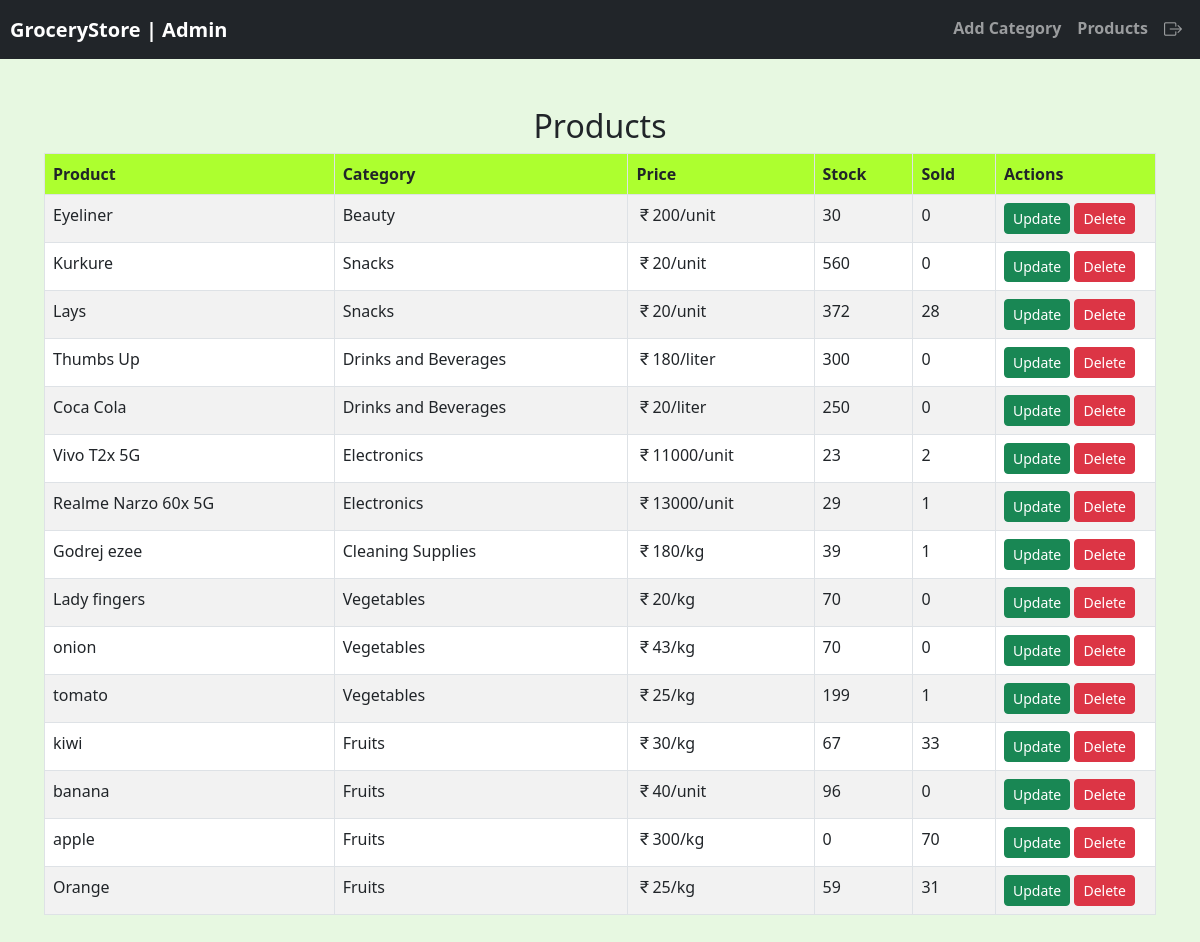
Screenshot of /admin/products (signed in) with the database file from the repository.
### models.py (models this page shows)
class Product(db.Model):
    p_id = db.Column(db.Integer, primary_key=True)
    p_name = db.Column(db.String(50), nullable=False)
    price = db.Column(db.Integer, nullable=False)
    stock = db.Column(db.Integer, nullable=False)
    sold = db.Column(db.Integer, nullable=False, default=0)
    unit = db.Column(db.String, nullable=False)
    c_name = db.Column(db.String(50), nullable=False)
    c_id = db.Column(db.Integer, db.ForeignKey('category.c_id'), nullable=False)
    carts = relationship('Cart', backref='product', lazy=True, cascade="all, delete-orphan")

### app.py (the view)
@app.route('/admin/products')
@admin_required
def AdminProducts():
    cid = request.args.get('id')
    if cid:
        products = Product.query.filter_by(c_id = cid).all()
    else:
        products = Product.query.all()
    return render_template('adminproducts.html', products = products, admin = session.get('admin_name'))

### app.py (called while the page is built)
def admin_required(view_function):
    @wraps(view_function)
    def decorated_function(*args, **kwargs):
        if 'admin_name' and 'admin_id' in session:
            return view_function(*args, **kwargs)
        else:
            flash('Admin login required!!')
            return redirect(url_for('AdminLogin'))
    return decorated_function

### templates/adminproducts.html (shortened to what this page needs)
{% extends 'adminbase.html' %}
{% block content %}
<div class="content">
<div class="container mt-5">
    <h2 class="text-center">Products</h2>
    <table class="table table-striped table-bordered">
        <thead>
            <tr>
                <th style="background: greenyellow;">Product</th>
                <th style="background: greenyellow;">Category</th>
                <th style="background: greenyellow;">Price</th>
                <th style="background: greenyellow;">Stock</th>
                <th style="background: greenyellow;">Sold</th>
                <th style="background: greenyellow;">Actions</th>
            </tr>
        </thead>
        <tbody>
            {% for product in products|reverse %}
                <tr>
                    <td>{{ product.p_name }}</td>
                    <td>{{ product.c_name }}</td>
                    <td><i class="bi bi-currency-rupee"></i>{{ product.price }}{{ product.unit }}</td>
                    <td>{{ product.stock - product.sold }}</td>
                    <td>{{ product.sold }}</td>
                    <td style="width: 160px;">
                        <a href="/editproduct?id={{product.p_id}}">
                            <button type="button" class="btn btn-success btn-sm">Update</button></a>
                        <a href="/deleteproduct?id={{product.p_id}}">
                            <button type="button" class="btn btn-danger btn-sm">Delete</button></a>
                    </td>
                </tr>
            {% endfor %}
        </tbody>
    </table>
</div>
</div>
{% endblock %}

### static/admin.css (style rules this page uses)
body { overflow: hidden; background: #E7F8E1; }

### rows the page displays
Product: p_name "Eyeliner", c_name "Beauty", price "200", unit "/unit", product.stock-product.sold "30", sold "0"
Product: p_name "Kurkure", c_name "Snacks", price "20", unit "/unit", product.stock-product.sold "560", sold "0"
Product: p_name "Lays", c_name "Snacks", price "20", unit "/unit", product.stock-product.sold "372", sold "28"
Product: p_name "Thumbs Up", c_name "Drinks and Beverages", price "180", unit "/liter", product.stock-product.sold "300", sold "0"
Product: p_name "Coca Cola", c_name "Drinks and Beverages", price "20", unit "/liter", product.stock-product.sold "250", sold "0"
Product: p_name "Vivo T2x 5G", c_name "Electronics", price "11000", unit "/unit", product.stock-product.sold "23", sold "2"
Product: p_name "Realme Narzo 60x 5G", c_name "Electronics", price "13000", unit "/unit", product.stock-product.sold "29", sold "1"
Product: p_name "Godrej ezee", c_name "Cleaning Supplies", price "180", unit "/kg", product.stock-product.sold "39", sold "1"
Product: p_name "Lady fingers", c_name "Vegetables", price "20", unit "/kg", product.stock-product.sold "70", sold "0"
Product: p_name "onion", c_name "Vegetables", price "43", unit "/kg", product.stock-product.sold "70", sold "0"
Product: p_name "tomato", c_name "Vegetables", price "25", unit "/kg", product.stock-product.sold "199", sold "1"
Product: p_name "kiwi", c_name "Fruits", price "30", unit "/kg", product.stock-product.sold "67", sold "33"
Product: p_name "banana", c_name "Fruits", price "40", unit "/unit", product.stock-product.sold "96", sold "0"
Product: p_name "apple", c_name "Fruits", price "300", unit "/kg", product.stock-product.sold "0", sold "70"
Product: p_name "Orange", c_name "Fruits", price "25", unit "/kg", product.stock-product.sold "59", sold "31"

### other values shown
{{ admin }} "Admin"
